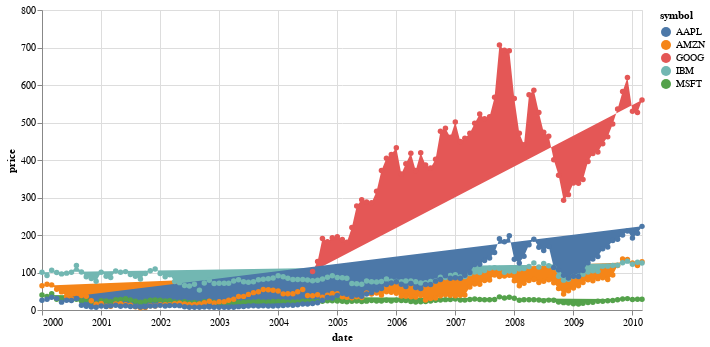

Notebook code for this chart:
### Code cell
# 6. Побудуйте лінійний графік з маркерами на основі даних про акції (data.stocks()) .
from vega_datasets import data
df = data.stocks()
data = pd.DataFrame(df)
chart = alt.Chart(data).mark_line(point=True, filled=True, color='white', strokeWidth=2).encode(
    x='date:T',
    y='price:Q',
    color='symbol:N'
).properties(width=600)
chart

### Figure 1 — Vega-Lite specification as saved in the notebook (floating-point values rounded to 4 significant figures; data arrays with more than 128 entries replaced by an {"elided": "..."} marker saying what was removed)
{"config": {"view": {"continuousWidth": 300, "continuousHeight": 300}}, "data": {"name": "data-96e857a61c6b623bafe23440d582a500"}, "mark": {"type": "line", "color": "white", "filled": true, "point": true, "strokeWidth": 2}, "encoding": {"color": {"field": "symbol", "type": "nominal"}, "x": {"field": "date", "type": "temporal"}, "y": {"field": "price", "type": "quantitative"}}, "width": 600, "$schema": "https://vega.github.io/schema/vega-lite/v5.15.1.json", "datasets": {"data-96e857a61c6b623bafe23440d582a500": {"elided": "560 records"}}}
